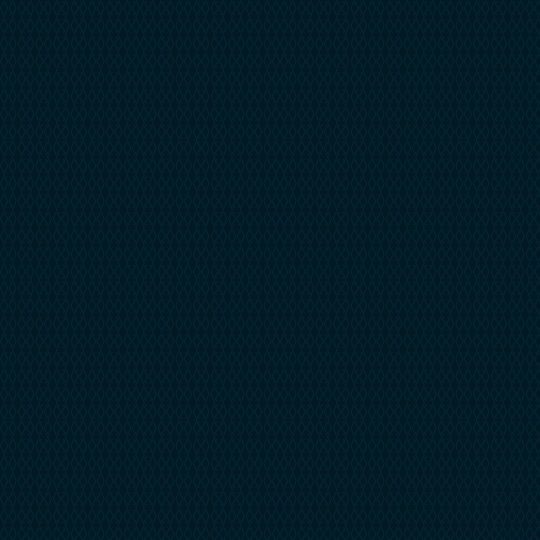
#> input picture tools/cartes/assets/bg_1080.jpg, 1080 x 1080 px (shown at 1/2 size)
$ python quote_card.py
#> lines starting #> are read from the running program, lines starting #| are printed output that depends on the picture
#!/usr/bin/env python3
"""
Quote cards 1080x1080 — #TheStreetSweeper (charte Ronel Kouakep)
================================================================

Génère les cartes-citations carrées de la chaîne.

Arborescence attendue (tous les chemins sont relatifs à CE fichier) :

    quote_card.py
    fonts/
        BaiJamjuree-Regular.ttf
        BaiJamjuree-Bold.ttf
        BaiJamjuree-MediumItalic.ttf
    assets/
        pattern01.jpg          <- pattern-kouakep-variante-01.jpg
        bg_1080.jpg            <- généré automatiquement au 1er appel

Usage minimal :

    import quote_card
    quote_card.make_card("Ma citation.", author="Nom Auteur",
                         outfile="sortie.jpg")

Réglages par défaut validés : texte aligné à GAUCHE, auteur aligné à DROITE,
#TheStreetSweeper en HAUT à droite, bloc descendu (v_shift=42), tout le texte
en BLANC (pas de chute en or sauf demande explicite), auteur toujours en GRAS
et en or.
"""

from PIL import Image, ImageDraw, ImageFont
import os

# ---------------------------------------------------------------- chemins
BASE_DIR = os.path.dirname(os.path.abspath(__file__))
FONT_DIR = os.path.join(BASE_DIR, "fonts")
ASSET_DIR = os.path.join(BASE_DIR, "assets")

PATTERN = os.path.join(ASSET_DIR, "pattern01.jpg")
BG_IMG = os.path.join(ASSET_DIR, "bg_1080.jpg")

F_BODY = os.path.join(FONT_DIR, "BaiJamjuree-Regular.ttf")
F_EMPH = os.path.join(FONT_DIR, "BaiJamjuree-Bold.ttf")
F_AUTHOR = os.path.join(FONT_DIR, "BaiJamjuree-Bold.ttf")
F_TAG = os.path.join(FONT_DIR, "BaiJamjuree-MediumItalic.ttf")

# ---------------------------------------------------------------- charte
SIZE = 1080                       # format carré
RICH_BLACK = (2, 25, 35)          # #021923
GOLD = (249, 181, 19)             # #F9B513 Selective Yellow
WHITE = (255, 255, 255)
MARGIN = 35                       # marge du cadre or
BORDER_W = 2                      # épaisseur du cadre
PAD = 48                          # retrait du texte par rapport au cadre
TILE = 280                        # taille de tuile du pattern
TILE_ALPHA = 110                  # ~43 % d'opacité
HASHTAG = "#TheStreetSweeper"


# ---------------------------------------------------------------- fond
def build_bg(force=False):
    """Construit assets/bg_1080.jpg : pattern tuilé à 43 % sur Rich Black."""
    if os.path.exists(BG_IMG) and not force:
        return
    import numpy as np

    im = Image.open(PATTERN).convert("RGB")
    w, _ = im.size
    # le pattern source a des marges blanches : crop proportionnel
    # (243 px de marge pour une source 4167x4167)
    m = int(round(243 * w / 4167))
    panel = im.crop((m, m, w - m, w - m)).convert("RGBA")

    # nettoyage des coins arrondis blancs résiduels -> bleu nuit
    pa = np.asarray(panel).astype(int).copy()
    pa[pa[:, :, :3].sum(axis=2) > 200] = [2, 25, 35, 255]
    panel = Image.fromarray(pa.astype("uint8"))

    canvas = Image.new("RGBA", (SIZE, SIZE), RICH_BLACK + (255,))
    panel = panel.resize((TILE, TILE), Image.LANCZOS)
    px = panel.load()
    for y in range(TILE):
        for x in range(TILE):
            r, g, b, _ = px[x, y]
            px[x, y] = (r, g, b, TILE_ALPHA)
    for ty in range(0, SIZE, TILE):
        for tx in range(0, SIZE, TILE):
            canvas.alpha_composite(panel, (tx, ty))
    canvas.convert("RGB").save(BG_IMG, quality=95)


# ---------------------------------------------------------------- texte
def smart(s):
    """Apostrophes et guillemets typographiques."""
    return s.replace("'", "’").replace('"', "”") if s else s


def wrap(d, text, font, max_w):
    """Découpe en lignes. Les '\\n' du texte sont des coupes forcées."""
    out = []
    for para in text.split("\n"):
        cur = ""
        for w in para.split():
            t = (cur + " " + w).strip()
            if d.textlength(t, font=font) <= max_w or not cur:
                cur = t
            else:
                out.append(cur)
                cur = w
        out.append(cur)
    return out


def line_h(f):
    asc, desc = f.getmetrics()
    return asc + desc


def tier(n):
    """Paliers lissés : (taille de départ, largeur max, interligne)."""
    if n <= 50:
        return 96, 800, 1.20
    if n <= 180:
        return 72, 660, 1.22
    if n <= 280:
        return 72, 660, 1.22
    return 60, 700, 1.28


def _layout(d, body, emph, author, fs, a_sz, max_w, lg,
            block_gap, author_gap, bf, ef, af):
    fb = ImageFont.truetype(bf, fs)
    fe = ImageFont.truetype(ef, fs)
    fa = ImageFont.truetype(af, a_sz)
    bl = wrap(d, body, fb, max_w) if body else []
    el = wrap(d, emph, fe, max_w) if emph else []
    lhb, lhe = line_h(fb) * lg, line_h(fe) * lg
    h = 0
    if bl:
        h += lhb * len(bl)
    if bl and el:
        h += block_gap
    if el:
        h += lhe * len(el)
    if author:
        h += author_gap + line_h(fa)
    return fb, fe, fa, bl, el, lhb, lhe, h


# ---------------------------------------------------------------- carte
def make_card(body,
              author,
              outfile,
              emphasis="",
              invert=False,
              author_bold=True,
              text_align="left",
              author_align="right",
              hashtag_pos="top",
              v_shift=42,
              author_size=44,
              tag_size=27,
              block_gap=52,
              author_gap=50,
              max_w=None,
              font_size=None):
    """
    body        texte principal (blanc par défaut). '\\n' = coupe forcée.
    author      signature, affichée « — Nom », toujours en or.
    outfile     chemin du JPG de sortie.
    emphasis    2e bloc mis en or + gras (la « chute »). Vide par défaut :
                par défaut TOUT le texte est blanc, sans chute.
    invert      inverse les rôles : bloc du haut en or/gras, bas en blanc.
    author_bold False pour un auteur en Regular (reste en or).
    text_align  'left' (défaut) | 'center' | 'right'
    author_align'right' (défaut) | 'center' | 'left'
    hashtag_pos 'top' (défaut, en haut à droite) | 'bottom'
    v_shift     décalage vertical du bloc texte+auteur (42 par défaut,
                pour équilibrer avec le hashtag en haut).
    max_w       largeur max de ligne, pour forcer une découpe en vers.
    font_size   force la taille du corps (sinon palier + auto-ajustement).
    """
    build_bg()

    body, emphasis = smart(body), smart(emphasis)
    cap, mw, lg = tier(len((body or "") + (emphasis or "")))
    if max_w:
        mw = max_w
    if font_size:
        cap = font_size

    # normal : haut blanc/Regular, bas or/Bold — invert : l'inverse,
    # l'ordre de lecture étant préservé.
    bfont, bcol = (F_EMPH, GOLD) if invert else (F_BODY, WHITE)
    efont, ecol = (F_BODY, WHITE) if invert else (F_EMPH, GOLD)
    afont = F_AUTHOR if author_bold else F_BODY

    img = Image.open(BG_IMG).convert("RGB").resize((SIZE, SIZE))
#> img is the input picture: PIL image 1080x1080 RGB; mean R, G, B 2.5, 27.5, 39
    d = ImageDraw.Draw(img, "RGBA")
    d.rectangle([MARGIN, MARGIN, SIZE - MARGIN, SIZE - MARGIN],
                outline=GOLD, width=BORDER_W)
    ft = ImageFont.truetype(F_TAG, tag_size)

    # auto-ajustement : on réduit jusqu'à tenir dans la zone sûre
    avail_h = SIZE - 2 * MARGIN - 150
    fsize = cap
    while fsize >= 28:
        a_sz = min(author_size, max(28, int(fsize * 0.6)))
        fb, fe, fa, bl, el, lhb, lhe, h = _layout(
            d, body, emphasis, author, fsize, a_sz, mw, lg,
            block_gap, author_gap, bfont, efont, afont)
        if h <= avail_h:
            break
        fsize -= 2
#> this loop made 1 pass
#> (bl, lhb, lhe, h) on pass 1: (['Test de rendu'], 135.6, 135.6, 237.6)
#> after the loop, fsize = 96

    y = (SIZE - h) / 2 + v_shift
#> y = 463.2
    cx = SIZE / 2

    def anchor_x(align):
        if align == "right":
            return SIZE - MARGIN - PAD, "ra"
        if align == "left":
            return MARGIN + PAD, "la"
        return cx, "ma"

    tx, tanc = anchor_x(text_align)
    ax, aanc = anchor_x(author_align)

    for ln in bl:
        d.text((tx, y), ln, font=fb, fill=bcol, anchor=tanc)
        y += lhb
#> this loop made 1 pass
#> (ln, y) on pass 1: ('Test de rendu', 598.8)
#> after the loop, y = 598.8
    if bl and el:
        y += block_gap
    for ln in el:
        d.text((tx, y), ln, font=fe, fill=ecol, anchor=tanc)
        y += lhe
#> this loop made 0 passes
#> after the loop, y = 598.8
    if author:
        y += author_gap
#> y = 648.8
        d.text((ax, y), f"— {author}", font=fa, fill=GOLD, anchor=aanc)

    if hashtag_pos == "top":
        d.text((SIZE - 55, MARGIN + 22), HASHTAG, font=ft, fill=GOLD,
               anchor="ra")
    else:
        d.text((SIZE - 55, SIZE - 65), HASHTAG, font=ft, fill=GOLD,
               anchor="rs")

    img.save(outfile, quality=95)
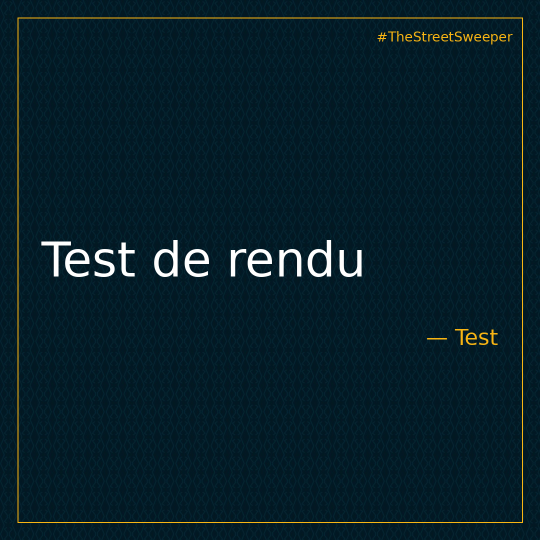
#> saved as test.jpg: PIL image 1080x1080 RGB (shown at 1/2 size); mean R, G, B 7.4, 31.3, 41.1
    print(f"Saved {outfile} | taille texte {fsize}")
#| Saved test.jpg | taille texte 96
    return outfile


if __name__ == "__main__":
    make_card("Test de rendu", author="Test", outfile="test.jpg")

$ run again, with tools/pattern.jpg copied over tools/cartes/assets/bg_1080.jpg
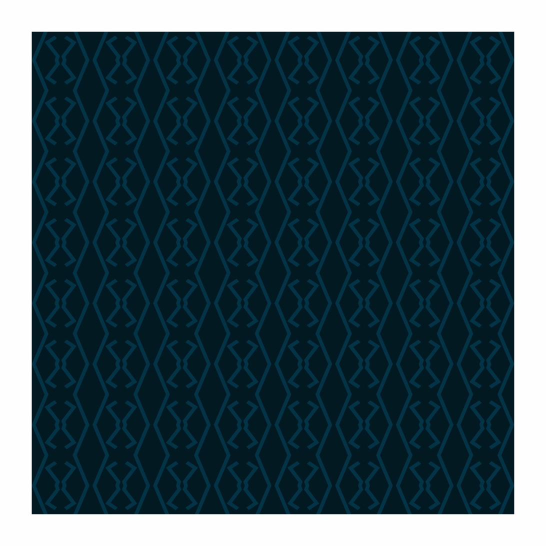
#> input picture tools/pattern.jpg, 1092 x 1092 px (shown at 1/2 size)
#> the loop in make_card, `while fsize >= 28:` made 1 pass
#> (bl, lhb, lhe, h) on pass 1: (['Test de rendu'], 135.6, 135.6, 237.6)
#> after the loop in make_card, `while fsize >= 28:`: fsize = 96
#> in make_card, `y = (SIZE - h) / 2 + v_shift`: y = 463.2
#> the loop in make_card, `for ln in bl:` made 1 pass
#> (ln, y) on pass 1: ('Test de rendu', 598.8)
#> after the loop in make_card, `for ln in bl:`: y = 598.8
#> in make_card, `y += author_gap`: y = 648.8
#> in make_card, `img.save(outfile, quality=95)`:
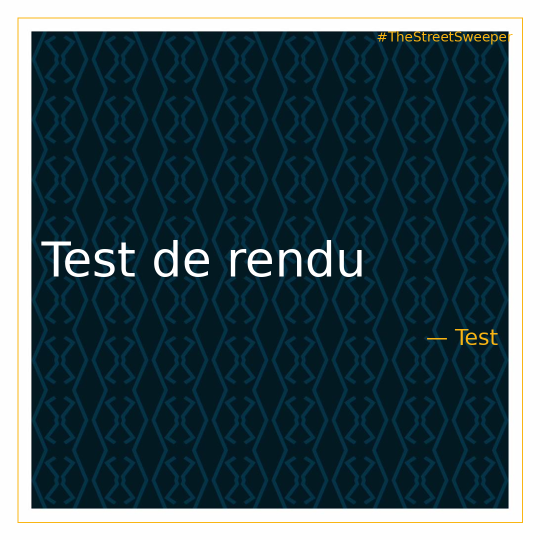
#> saved as test.jpg: PIL image 1080x1080 RGB (shown at 1/2 size); mean R, G, B 61.3, 82.4, 89.8
#| Saved test.jpg | taille texte 96

$ run again, with cards/01-les-graines.jpg copied over tools/cartes/assets/bg_1080.jpg
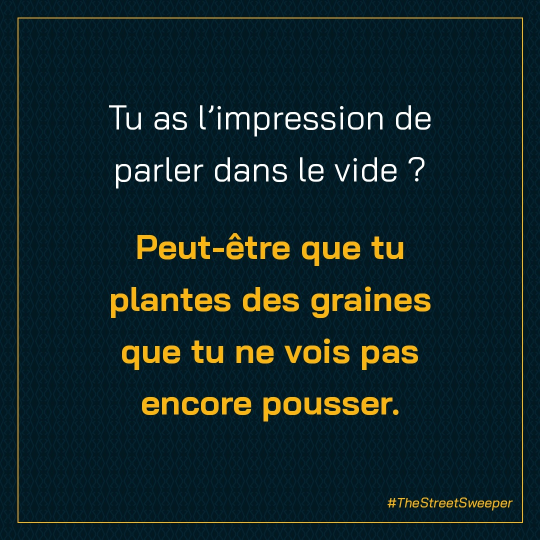
#> input picture cards/01-les-graines.jpg, 1080 x 1080 px (shown at 1/2 size)
#> in make_card, img is the input picture: PIL image 1080x1080 RGB; mean R, G, B 17.1, 37.6, 40.3
#> the loop in make_card, `while fsize >= 28:` made 1 pass
#> (bl, lhb, lhe, h) on pass 1: (['Test de rendu'], 135.6, 135.6, 237.6)
#> after the loop in make_card, `while fsize >= 28:`: fsize = 96
#> in make_card, `y = (SIZE - h) / 2 + v_shift`: y = 463.2
#> the loop in make_card, `for ln in bl:` made 1 pass
#> (ln, y) on pass 1: ('Test de rendu', 598.8)
#> after the loop in make_card, `for ln in bl:`: y = 598.8
#> in make_card, `y += author_gap`: y = 648.8
#> in make_card, `img.save(outfile, quality=95)`:
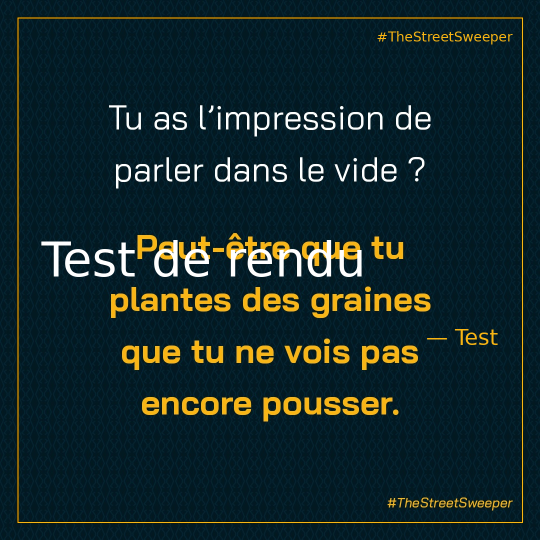
#> saved as test.jpg: PIL image 1080x1080 RGB (shown at 1/2 size); mean R, G, B 20.2, 40.1, 42.1
#| Saved test.jpg | taille texte 96
